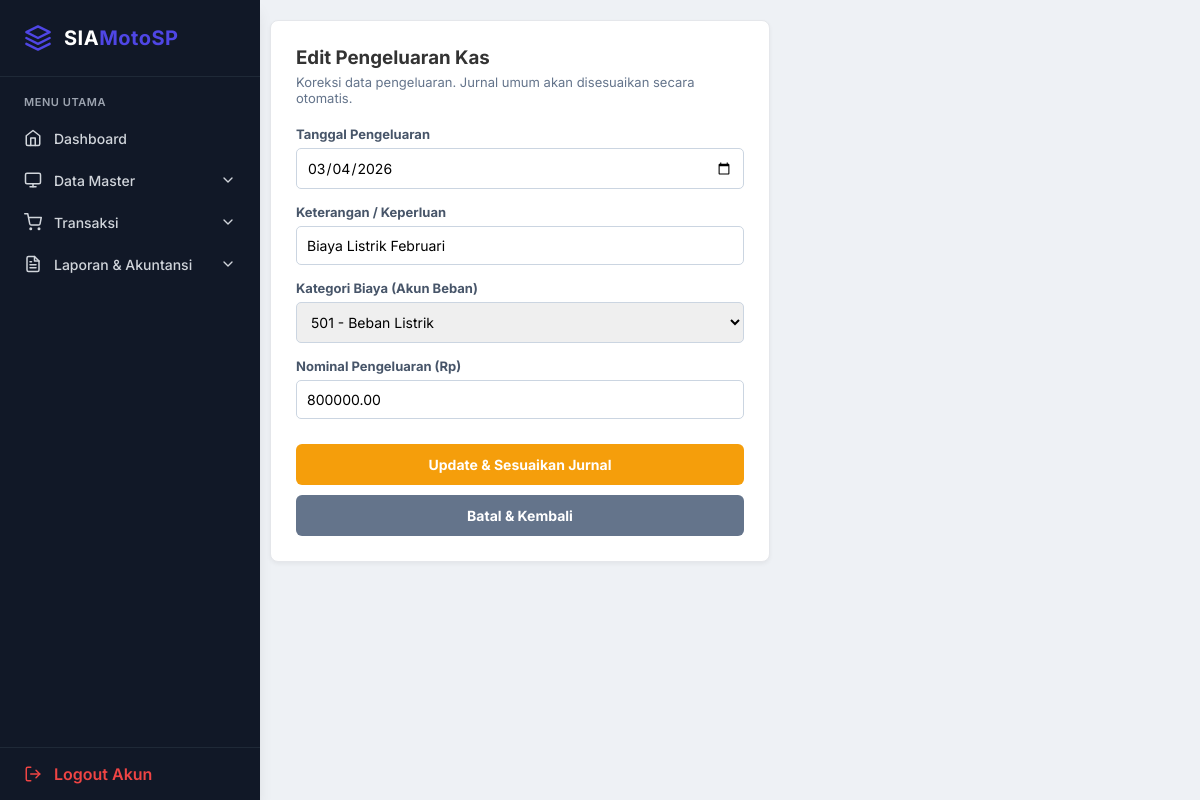
The app's page /pengeluaran_edit.php?id=1 (signed in) with its own data.
### tables this page shows
CREATE TABLE `tb_pengeluaran` (
  `id` int NOT NULL,
  `tanggal` date DEFAULT NULL,
  `id_akun` int DEFAULT NULL,
  `keterangan` text,
  `jumlah` decimal(15,2) DEFAULT NULL
);

### pengeluaran_edit.php (the view, shortened to what this page needs)
<?php
include "config/db.php";
$id = intval($_GET['id']);
$qData = mysqli_query($conn, "SELECT * FROM tb_pengeluaran WHERE id = '$id'");
$data = mysqli_fetch_assoc($qData);
$qAkun = mysqli_query($conn, "SELECT id, kode_akun, nama_akun FROM tb_akun WHERE kategori = 'Beban' ORDER BY kode_akun ASC");
?>
<!DOCTYPE html>
<html>
<head>
<link rel="stylesheet" href="inc/style.css">
</head>
<body>
<?php include "sidebar.php"; ?>
<div class="content">
    <div class="card">
        <h3>Edit Pengeluaran Kas</h3>
        <p class="desc">Koreksi data pengeluaran. Jurnal umum akan disesuaikan secara otomatis.</p>
        <form method="POST" action="pengeluaran_edit_proses.php">
            <label>Tanggal Pengeluaran</label>
            <input type="date" name="tanggal" value="<?= $data['tanggal'] ?>" required>
            <label>Keterangan / Keperluan</label>
            <input type="text" name="keterangan" value="<?= htmlspecialchars($data['keterangan']) ?>" required>
            <label>Kategori Biaya (Akun Beban)</label>
            <select name="id_akun" required>
                <?php
                if ($qAkun && mysqli_num_rows($qAkun) > 0) {
                    while($a = mysqli_fetch_assoc($qAkun)) {
                        $selected = ($a['id'] == $data['id_akun']) ? 'selected' : '';
                ?>
                    <option value="<?= $a['id'] ?>" <?= $selected ?>><?= $a['kode_akun'] ?> - <?= htmlspecialchars($a['nama_akun']) ?></option>
                <?php
                    }
                }
                ?>
            </select>
            <label>Nominal Pengeluaran (Rp)</label>
            <input type="number" name="jumlah" value="<?= isset($data['jumlah']) ? $data['jumlah'] : 0 ?>" min="1" required>
            <button type="submit">Update & Sesuaikan Jurnal</button>
            <a href="pengeluaran.php" class="btn-back">Batal & Kembali</a>
        </form>
    </div>
</div>
</body>
</html>

### inc/style.css (style rules this page uses)
:root { --primary: #4F46E5; --primary-hover: #4338CA; --success: #10B981; --danger: #EF4444; --bg-light: #F3F4F6; --sidebar-bg: #111827; --sidebar-text: #D1D5DB; --sidebar-hover: #1F2937; --card-bg: #FFFFFF; --text-main: #1F2937; --text-muted: #6B7280; --border: #E5E7EB; --shadow-sm: 0 1px 2px 0 rgba(0, 0, 0, 0.05); --shadow-md: 0 4px 6px -1px rgba(0, 0, 0, 0.1), 0 2px 4px -1px rgba(0, 0, 0, 0.06); --shadow-lg: 0 10px 15px -3px rgba(0, 0, 0, 0.1), 0 4px 6px -2px rgba(0, 0, 0, 0.05); }
* { margin: 0; padding: 0; box-sizing: border-box; font-family: 'Inter', sans-serif; }
body { background-color: var(--bg-light); color: var(--text-main); display: flex; min-height: 100vh; }
.content { padding: 32px; flex: 1; }
.card { background: var(--card-bg); border-radius: 12px; padding: 24px; box-shadow: var(--shadow-md); border: 1px solid var(--border); transition: transform 0.2s ease, box-shadow 0.2s ease; }

### pengeluaran_edit.php (style rules this page uses)
.content { margin-left:250px; padding:20px; background:#eef1f5; min-height:100vh; }
.card { background:#fff; border-radius:8px; padding:25px; width:500px; box-shadow: 0 2px 4px rgba(0,0,0,0.05); }
h3 { margin-top: 0; margin-bottom: 5px; color: #333; }
p.desc { font-size: 13px; color: #64748b; margin-bottom: 20px; }
label { font-size:13px; margin-top:15px; display:block; font-weight: bold; color: #475569; }
input, select { width:100%; padding:10px; margin-top:6px; border:1px solid #cbd5e1; border-radius:5px; font-size: 14px; box-sizing: border-box; }
button[type="submit"] { margin-top:25px; width:100%; padding:12px; border:none; border-radius:6px; background:#f59e0b; color:#fff; font-weight:bold; cursor:pointer; font-size: 14px; }
.btn-back { background:#64748b; color: white; display:block; text-align:center; padding:12px; border-radius:6px; text-decoration:none; margin-top:10px; font-weight: bold; font-size: 14px; }

### records on screen
tb_pengeluaran: tanggal "03/04/2026", keterangan "Biaya Listrik Februari", jumlah "800000.00"

### other values on screen
form field id_akun "501 - Beban Listrik"
